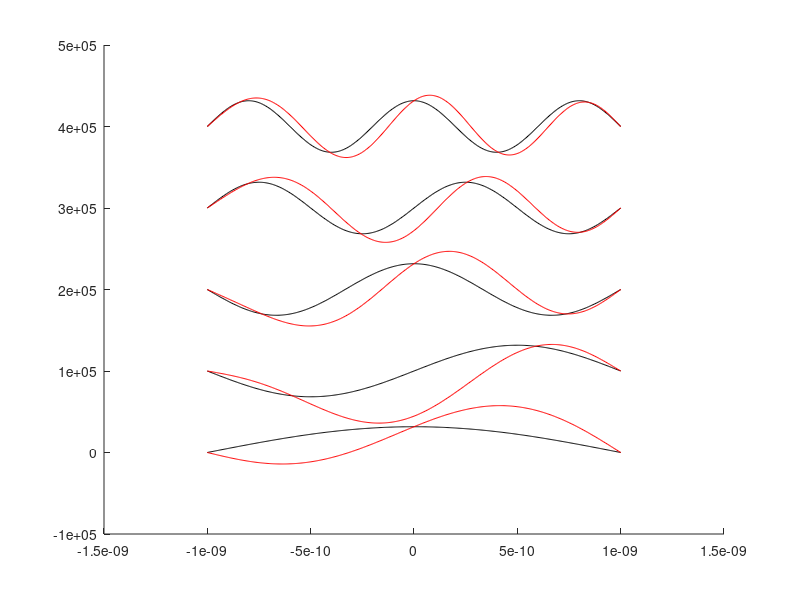
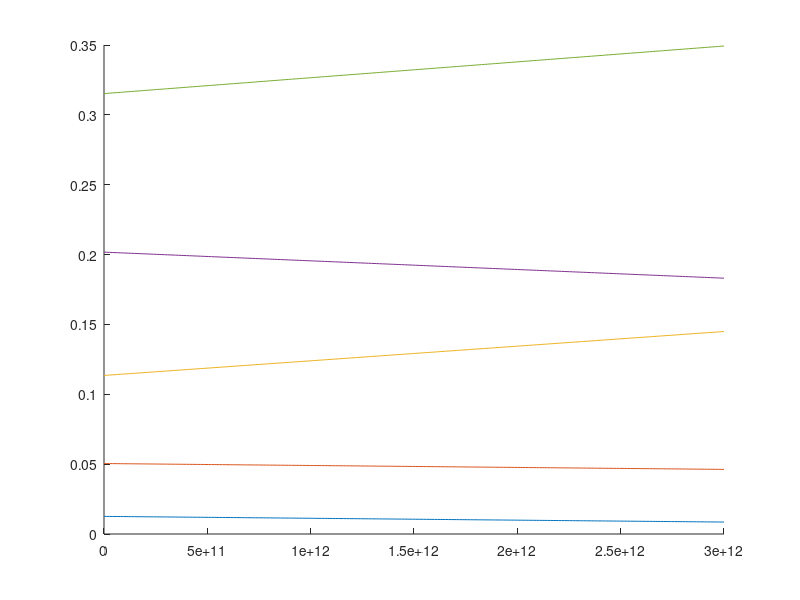

Here is the MATLAB script that generated these plots, in order:
% Soll grafik 1: Psi(x)
% Variablen:
%	l
%	x
%	epsilon (= 1)
%	n
%	Psi(x)
% Ausgabe in PS und PDF

% Soll grafik 2: E(n, a)
% Variablen:
%	l
%	epsilon
%	n
%	E(n, a)
% Ausgabe in PS und PDF

%-----Variabeln-----
l = 10^-9;
xSteps = 225;
delta = (l/xSteps);
%x = -l*1.5 : delta : +l*1.5;
x = -l : delta : +l;
n = 1 : 200;
nPlot = 1 : 5;
kurvenVersatz = 1e5
%n = [1, 2];

%-----Verarbeitung-----
m = 9.10938291*10^-31;		% Elektronenmasse
h = 6062606957*10^-34;		% Planck-Konstante
hQuer = h/2*pi;
E = zeros(1, length(n));
Psi = zeros(length(n), length(x));
for ln = n
    E(ln) = h^2*ln^2 / (32*m*l^2);
    %k = sqrt(2*m*E/(hQuer^2));
    %k = ln*pi*x / (2*l);
    k = pi/l * (n+1/2);
    LamdaP = 1i*k;
    LamdaN = -LamdaP;
    %y = (exp(LamdaP(ln)*x) + (-1)^(ln+1).*exp(LamdaN(ln)*x)) ./ (2*1i^(ln+1));
    if mod(ln, 2) == 0
        y = sin(ln*pi*x/(2*l));
    else
        y = cos(ln*pi*x/(2*l));
    end
    Psi(ln,1:length(x)) = 1/sqrt(l) .* y;
end

%-----Verarbeitung gestört-----
gamma = 0;
epsilon = 5* 10^-4;
E1_k = zeros(1, length(n));
H1 = x * -1;
PsiG = zeros(length(n), length(x));

loopCount = 0;
for ln = n
	E1_k(ln) = dot(Psi(ln, :), H1.*Psi(ln, :));
	
	psi1_l = zeros(1, length(x));

	k = ln;
	for l = n % + ceil(l/2)
		if l ~= k
%			psi0_l = sum(~Psi(l, :).*H1.*Psi(k, :).*delta) / (E(k)-E(l));
			psi0_l = dot(Psi(l, :), H1.*Psi(k, :)) / (E(k)-E(l));
			psi1_l = psi1_l + psi0_l .* Psi(l, :);
			loopCount = loopCount + 1;
		end
	end
	
	PsiG(ln, 1:length(x)) = (1+1i*epsilon*gamma).*Psi(ln, 1:length(x)) ...
													+ epsilon.*psi1_l;
end

%-----Plot grafik 1: Psi(x)-----
clf('reset')			% clear figure
hold on;

s = zeros(1, length(n));
for ln = nPlot		% ungestoerter Plot
	%plot(x, Psi(ln, :) + (ln-1)*2e05, 'Color', 'black')		% Psi
    plot(x, Psi(ln, :) +(ln-1)*kurvenVersatz, 'Color', 'black')		% Psi

	s(ln) = sum(Psi(ln, :).^2.*delta);
end

% print('Psi_ungestoert', '-depsc', '-noui')
% print('Psi_ungestoert', '-dpdf', '-noui')

% figure
% hold on;

sG = zeros(1, length(n));
for ln = nPlot		% gestoerter Plot
	%plot(x, PsiG(ln, 1:length(x)) + (ln-1)*2e05, 'Color', 'red')		% Psi
    plot(x, PsiG(ln, 1:length(x)) + (ln-1)*kurvenVersatz, 'Color', 'red')		% Psi

	sG(ln) = sum(PsiG(ln, :).^2.*delta);
end

% print('Psi_gestoert', '-depsc', '-noui')
print('Psi_gestoert', '-dpdf', '-noui')

%-----Plot grafik 2: E(n, a)-----
figure
hold on;
epsilon = 3 *10^12
xEpsilon = 0 : epsilon / xSteps : epsilon;
for ln = nPlot		% Energie Plot
	plot(xEpsilon, E(ln) + xEpsilon*E1_k(ln))		% Psis
end

%print('Energie_gestoert', '-depsc', '-noui')
print('Energie_gestoert', '-dpdf', '-noui')

hold off




